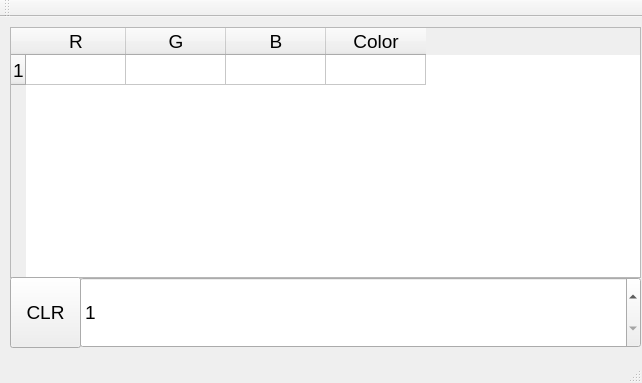
<?xml version="1.0" encoding="UTF-8"?>
<ui version="4.0">
 <class>MainWindow</class>
 <widget class="QMainWindow" name="MainWindow">
  <property name="geometry">
   <rect>
    <x>0</x>
    <y>0</y>
    <width>642</width>
    <height>383</height>
   </rect>
  </property>
  <property name="font">
   <font>
    <pointsize>14</pointsize>
   </font>
  </property>
  <property name="windowTitle">
   <string>MainWindow</string>
  </property>
  <widget class="QWidget" name="centralWidget">
   <widget class="QTableWidget" name="tableWidget_massive">
    <property name="geometry">
     <rect>
      <x>10</x>
      <y>10</y>
      <width>631</width>
      <height>251</height>
     </rect>
    </property>
    <row>
     <property name="text">
      <string>1</string>
     </property>
    </row>
    <column>
     <property name="text">
      <string>R</string>
     </property>
    </column>
    <column>
     <property name="text">
      <string>G</string>
     </property>
    </column>
    <column>
     <property name="text">
      <string>B</string>
     </property>
    </column>
    <column>
     <property name="text">
      <string>Color</string>
     </property>
    </column>
   </widget>
   <widget class="QSpinBox" name="spinBox_count">
    <property name="geometry">
     <rect>
      <x>80</x>
      <y>260</y>
      <width>561</width>
      <height>71</height>
     </rect>
    </property>
    <property name="minimum">
     <number>1</number>
    </property>
    <property name="maximum">
     <number>100</number>
    </property>
   </widget>
   <widget class="QPushButton" name="pushButton">
    <property name="geometry">
     <rect>
      <x>10</x>
      <y>260</y>
      <width>71</width>
      <height>71</height>
     </rect>
    </property>
    <property name="text">
     <string>CLR</string>
    </property>
   </widget>
  </widget>
  <widget class="QMenuBar" name="menuBar">
   <property name="geometry">
    <rect>
     <x>0</x>
     <y>0</y>
     <width>642</width>
     <height>17</height>
    </rect>
   </property>
  </widget>
  <widget class="QToolBar" name="mainToolBar">
   <attribute name="toolBarArea">
    <enum>TopToolBarArea</enum>
   </attribute>
   <attribute name="toolBarBreak">
    <bool>false</bool>
   </attribute>
  </widget>
  <widget class="QStatusBar" name="statusBar"/>
 </widget>
 <layoutdefault spacing="6" margin="11"/>
 <resources/>
 <connections/>
</ui>
